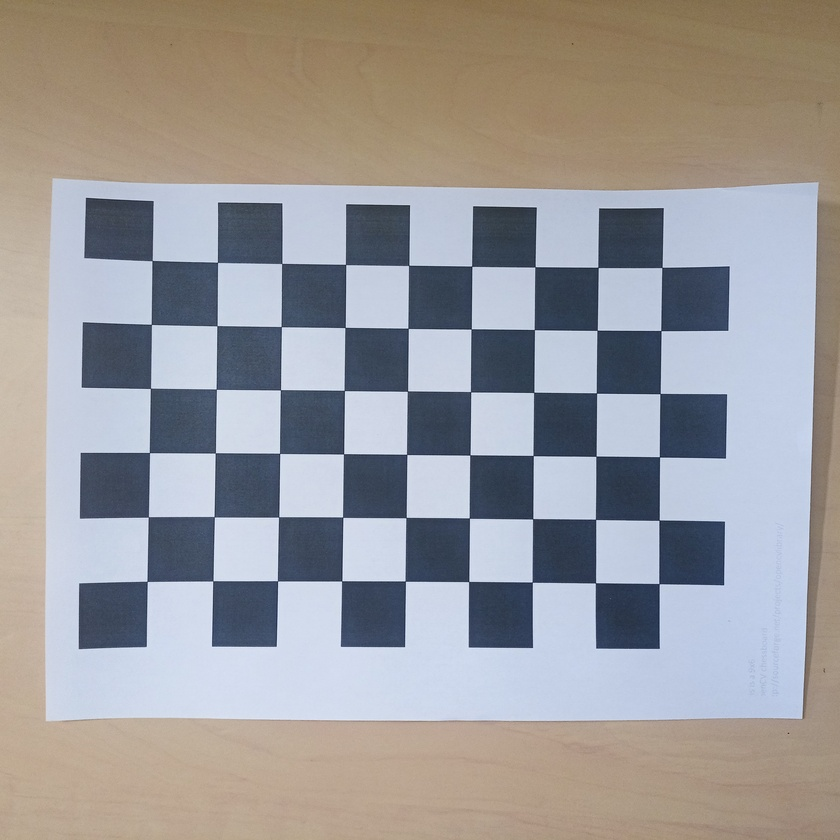
#> input picture camera_calibration_opencv/images/img1.jpg, 840 x 840 px, shrunk from 3000 x 3000 before the run; its folder holds only this picture in this run
$ jupyter execute pose_estimation.ipynb
#> lines starting #> are read from the running program, lines starting #| are printed output that depends on the picture; after the words box and inside, x2 and y2 are one past the last pixel; in counts of white or black regions, pixels touching at a corner belong together
Load the camera matrix and distortion coefficients from the previous calibration result

[cell 1]
import cv2
import numpy as np
import glob
import os
import matplotlib.pyplot as plt

# Load previously saved data
with np.load('calib.npz') as X:
#> (reads camera_calibration_opencv/calib.npz from the repository)
    mtx, dist, _ , _ = [X[i] for i in ('mtx','dist','rvecs','tvecs')]

[cell 2]
# Draw which takes the corners in the chessboard
def draw(img, corners, imgpts):
    corner = tuple(corners[0].ravel())
    para0 = tuple(imgpts[0].ravel())
    para1 = tuple(imgpts[1].ravel())
    para2 = tuple(imgpts[2].ravel())
    # cv2.line requires integer coordinates for drawing lines on images
    cv2.line(img, (int(corner[0]),int(corner[1])), (int(para0[0]),int(para0[1])) , (255,0,0), 5)
    cv2.line(img, (int(corner[0]),int(corner[1])), (int(para1[0]),int(para1[1])), (0,255,0), 5)
    cv2.line(img, (int(corner[0]),int(corner[1])), (int(para2[0]),int(para2[1])), (0,0,255), 5)
    return img

X axis is drawn from (0,0,0) to (3,0,0), so for Y axis.
For Z axis, it is drawn from (0,0,0) to (0,0,-3).
Negative denotes it is drawn towards the camera.

[cell 3]
criteria = (cv2.TERM_CRITERIA_EPS + cv2.TERM_CRITERIA_MAX_ITER,300,0.001)
objp = np.zeros((6*9,3),np.float32)
objp[:,:2] = np.mgrid[0:9,0:6].T.reshape(-1,2)

axis = np.float32([[3,0,0],[0,3,0],[0,0,-3]]).reshape(-1,3)

[cell 4]
images = glob.glob('images/*.jpg')
print(images)
path_axis = "axis/"
if not os.path.exists(path_axis):
  os.makedirs(path_axis)

[cell 5]
for name in images:
    img = cv2.imread(name)
#> img is the input picture: shape (840, 840, 3); mean B, G, R 155.1, 153.8, 155.8
    gray = cv2.cvtColor(img,cv2.COLOR_BGR2GRAY)
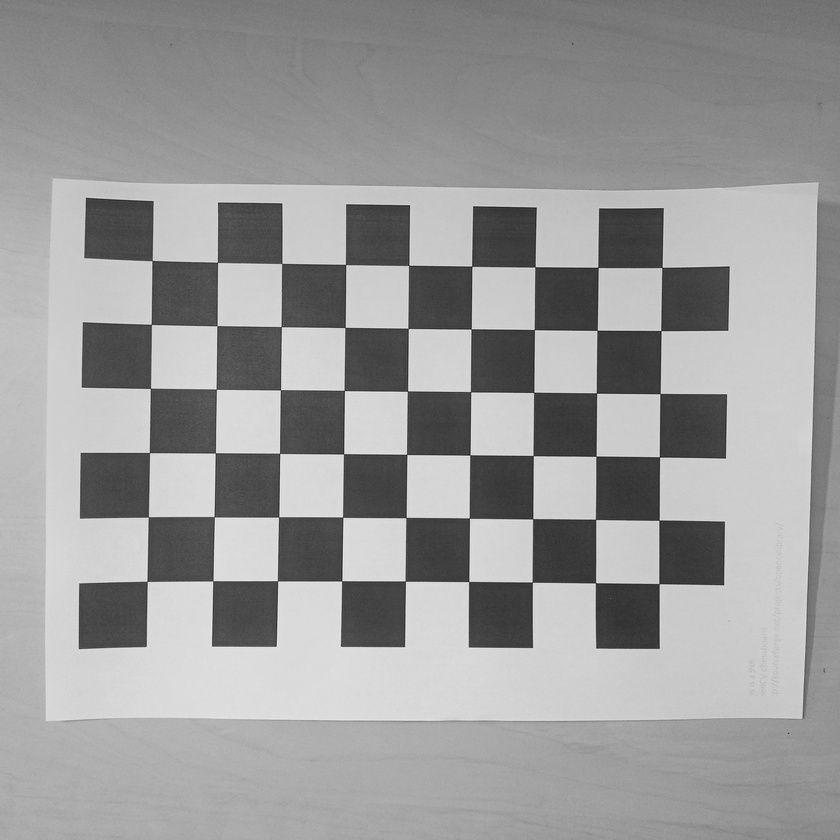
#> gray: shape (840, 840); min 22, max 242, mean 154.5
    ret, corners = cv2.findChessboardCorners(gray,(9,6),None)
#> ret = True; corners = 54 rows, first 8: [152.1, 260.5], [217.5, 262.3], [281.7, 263.5], [345.6, 264.4], [408.7, 265.4], [471.7, 266.2], [535, 266.7], [598, 267.4]

    if ret == True:
        corners2 = cv2.cornerSubPix(gray,corners,(11,11),(-1,-1),criteria)
#> corners2 = 54 rows, first 8: [152, 260.5], [217.5, 262.3], [281.7, 263.4], [345.6, 264.5], [408.7, 265.4], [471.7, 266.3], [535, 266.8], [598, 267.4]

        # Find the rotation and translation vectors.
        _,rvecs, tvecs, inliers = cv2.solvePnPRansac(objp,corners2,mtx,dist)
#> rvecs = [0.179, -0.502, -0.0435]; tvecs = [-20.08, -18.47, 43.68]; inliers = 37 values from 4 to 50
        if np.allclose(tvecs, 0):
            print("tvecs: ", tvecs)
            print(name)

        # project 3D points to image plane
        imgpts, jac = cv2.projectPoints(axis,rvecs,tvecs,mtx,dist)
#> imgpts = [[361.4, 279], [171, 471.7], [263.7, 307.1]]

        img = draw(img,corners2,imgpts)
#> in draw, `corner = tuple(corners[0].ravel())`: corner = (152, 260.5)
#> in draw, `para0 = tuple(imgpts[0].ravel())`: para0 = (361.4, 279)
#> in draw, `para1 = tuple(imgpts[1].ravel())`: para1 = (171, 471.7)
#> in draw, `para2 = tuple(imgpts[2].ravel())`: para2 = (263.7, 307.1)
        plt.imshow(img)
        cv2.imwrite(os.path.join(path_axis , name[7:-4]+'_axis.jpg'), img)
        cv2.waitKey(100)

cv2.destroyAllWindows()

**Render a cube**

[cell 6]
axis = np.float32([[0,0,0],[0,3,0],[3,3,0],[3,0,0],[0,0,-3],[0,3,-3],[3,3,-3],[3,0,-3]])

def draw_cube(img,corners,imgpts):
    imgpts = np.int32(imgpts).reshape(-1,2)

    #  draw ground floor in green
    img = cv2.drawContours(img,[imgpts[:4]],-1,(0,255,0),-3)

    # draw pillars in blue color
    for i,j in zip(range(4),range(4,8)):
        img = cv2.line(img,tuple(imgpts[i]),tuple(imgpts[j]),(255,0,0),3)

    # draw top layer in red color
    img = cv2.drawContours(img,[imgpts[4:]],-1,(0,0,255),3)

    return img

[cell 7]
path_cube = "cube/"
if not os.path.exists(path_cube):
  os.makedirs(path_cube)
# for name in glob.glob('*image2.jpg'):
for name in images:
    img = cv2.imread(name)
    gray = cv2.cvtColor(img,cv2.COLOR_BGR2GRAY)
    ret, corners = cv2.findChessboardCorners(gray,(9,6),None)

    if ret == True:
        corners2 = cv2.cornerSubPix(gray,corners,(11,11),(-1,-1),criteria)

        # Find the rotation and translation vectors.
        _,rvecs, tvecs, inliers = cv2.solvePnPRansac(objp,corners2,mtx,dist)

        # project 3D points to image plane
        imgpts, jac = cv2.projectPoints(axis,rvecs,tvecs,mtx,dist)
#> imgpts = [[234.6, 336.4], [171, 471.7], [341.2, 451.7], [361.4, 279], [263.7, 307.1], [191.5, 443], [372.7, 422.3], [395.1, 241.7]]

        img = draw_cube(img,corners2,imgpts)
#> in draw_cube, `imgpts = np.int32(imgpts).reshape(-1,2)`: imgpts = [[234, 336], [171, 471], [341, 451], [361, 279], [263, 307], [191, 442], [372, 422], [395, 241]]
#> in draw_cube, `img = cv2.drawContours(img,[imgpts[:4]],-1,(0,255,0),-3)`:
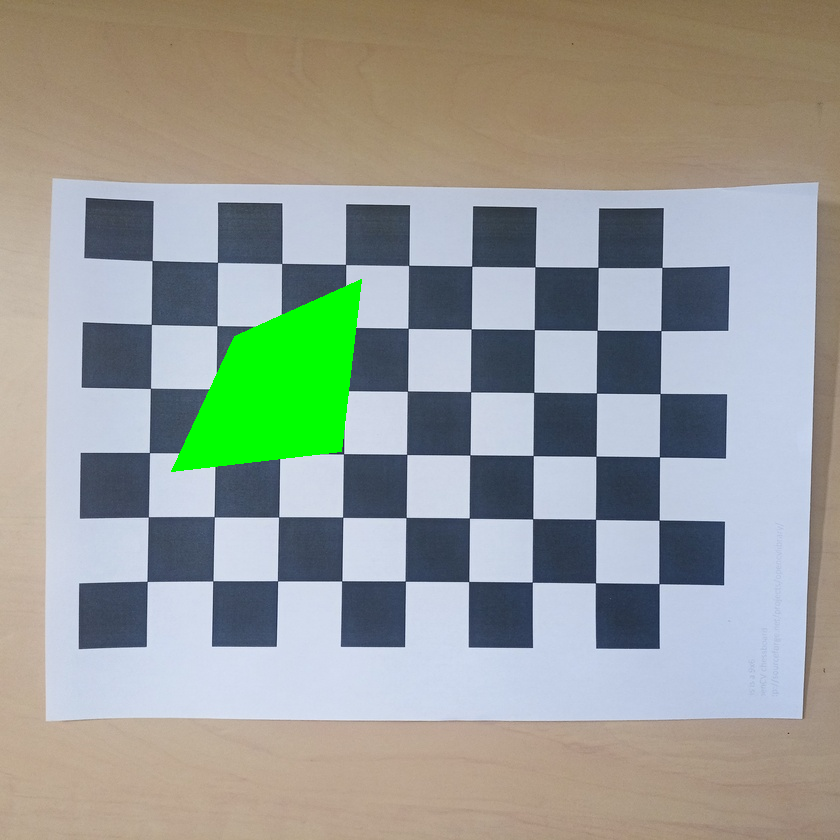
#> img: shape (840, 840, 3); mean B, G, R 150.2, 157.3, 151.8
#> after the loop in draw_cube, `for i,j in zip(range(4),range(4,8)):`:
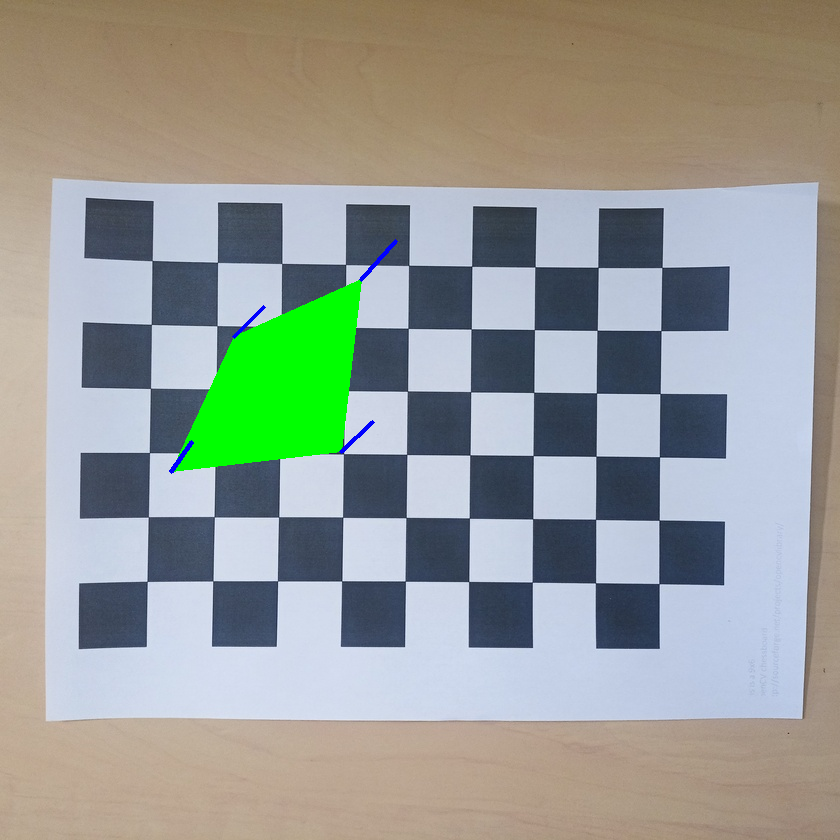
#> img: shape (840, 840, 3); mean B, G, R 150.4, 157.1, 151.7
#> in draw_cube, `img = cv2.drawContours(img,[imgpts[4:]],-1,(0,0,255),3)`:
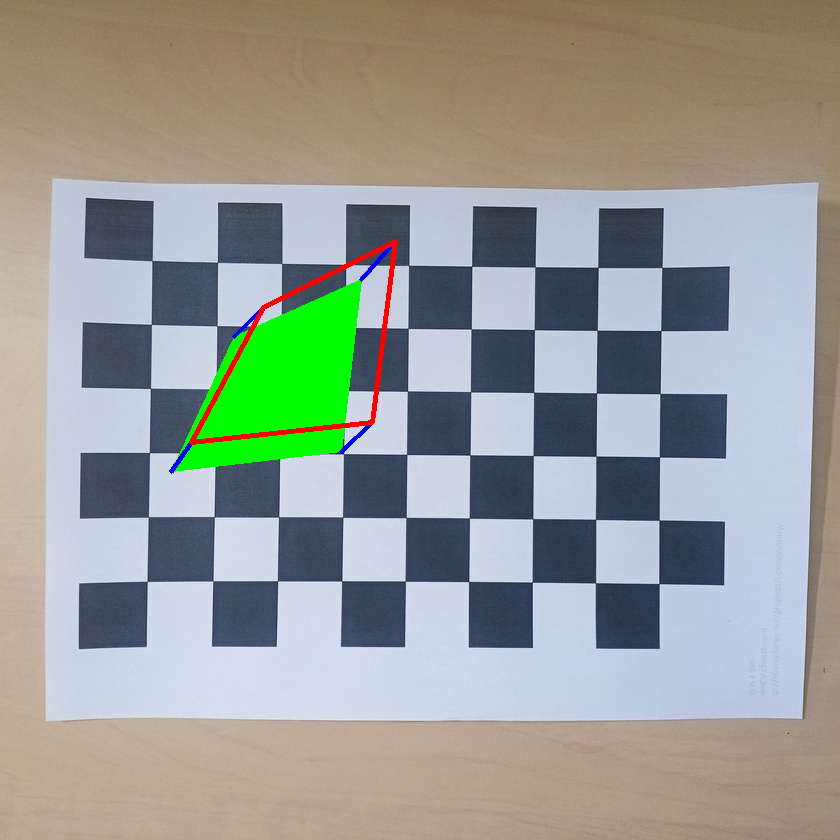
#> img: shape (840, 840, 3); 0.46% of pixels changed, all inside (x1, y1, x2, y2) = (189, 239, 398, 445)
        cv2.imshow(name,img)
        cv2.imwrite(os.path.join(path_cube , name[7:-4]+'_cube.jpg'), img)
        cv2.waitKey(100)

cv2.destroyAllWindows()
